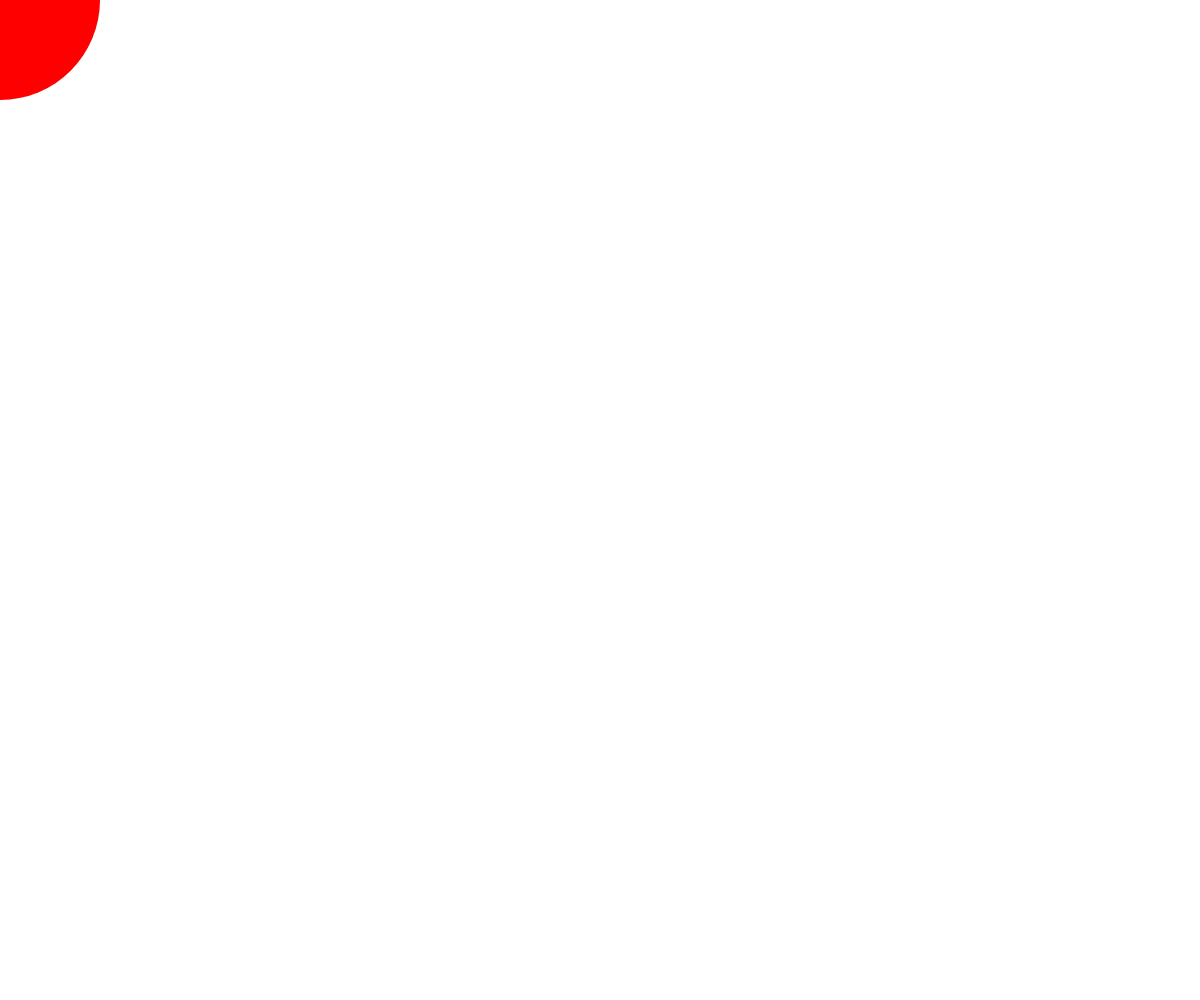
Frame 1 (no input)
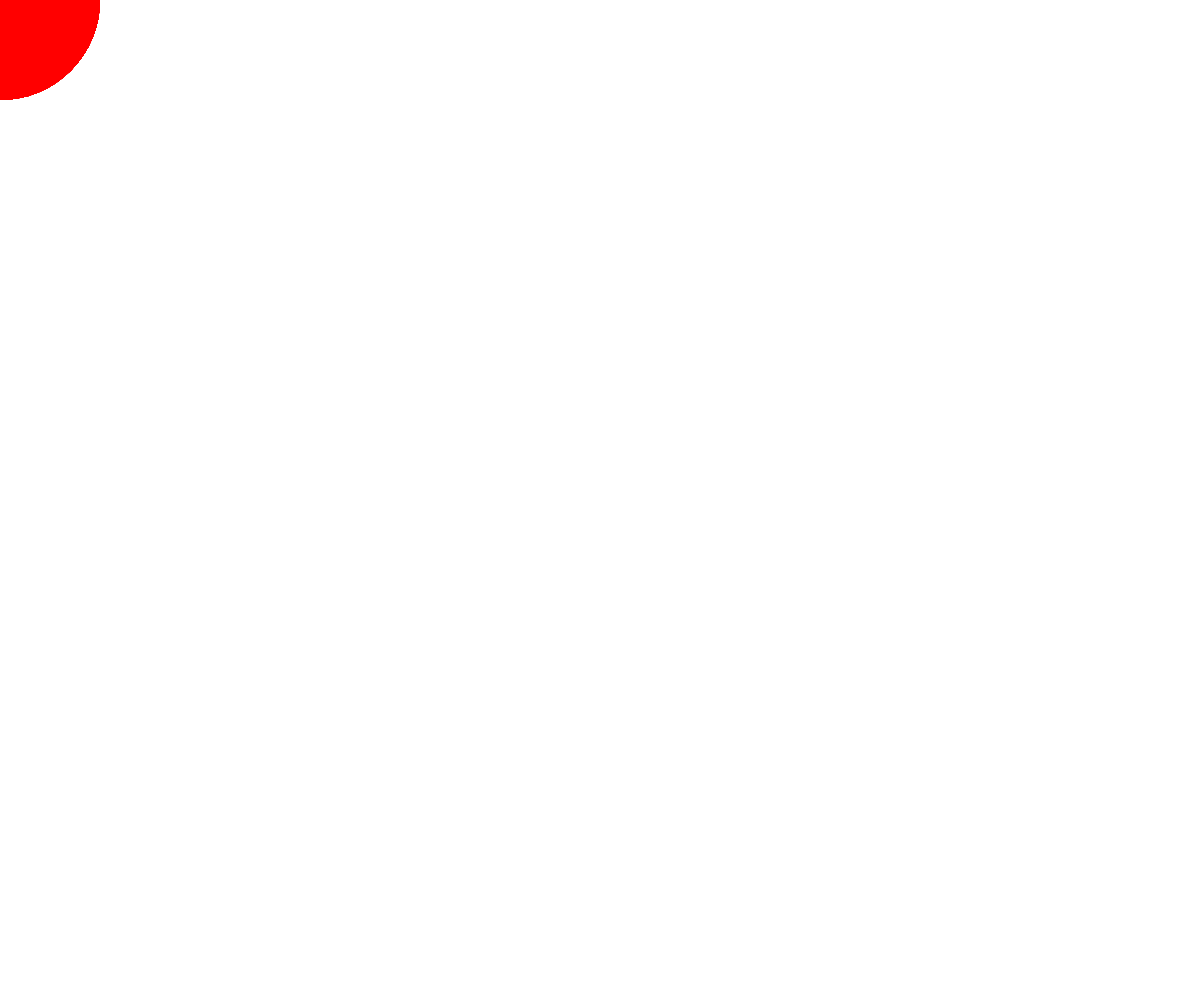
Frame 60 (no input)
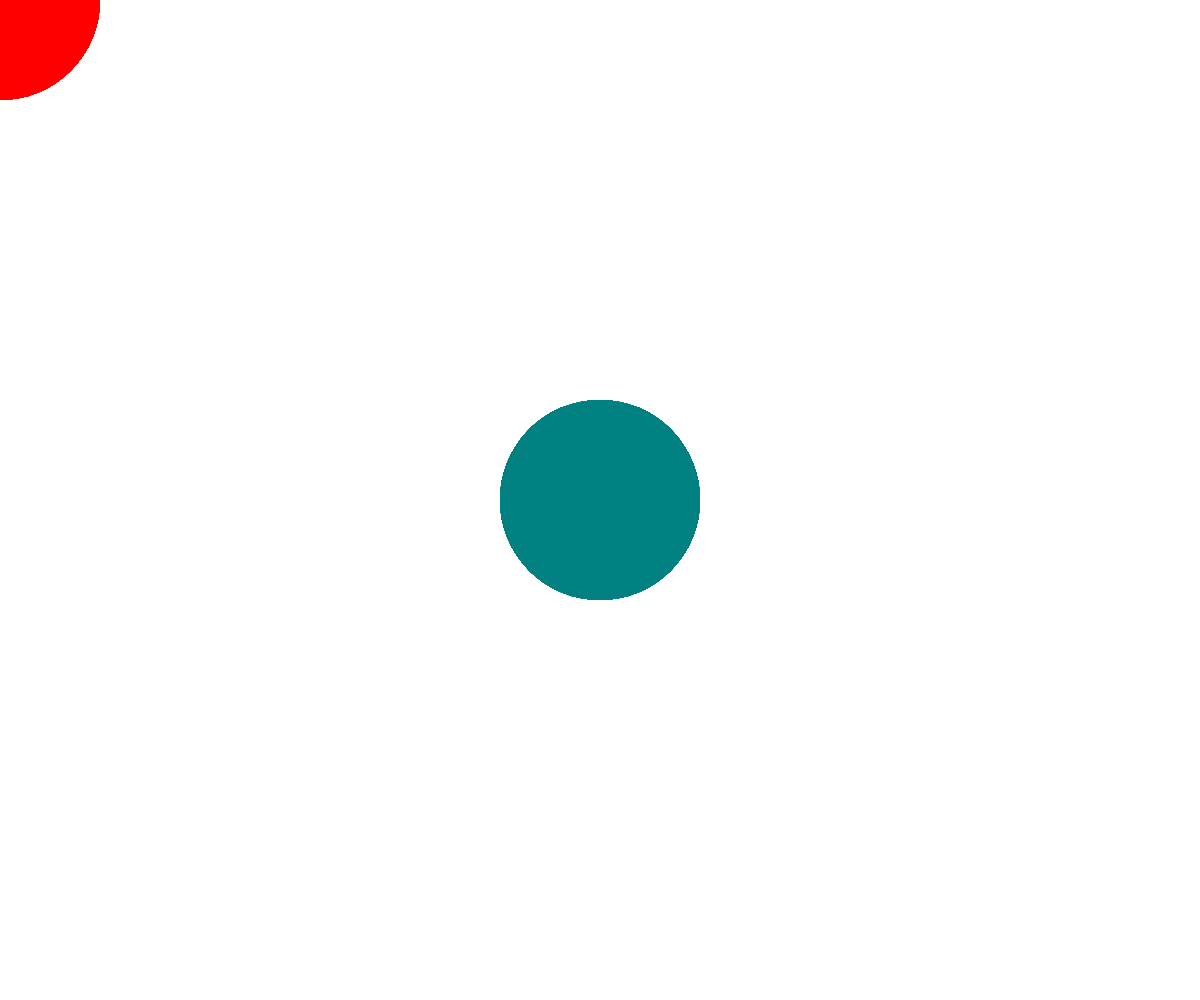
Frame 120 (the mouse pressed at the canvas centre since frame 60)

The p5.js sketch that drew these frames (run headless with seeded random() and noise() and a simulated clock; from frame 60 on, the mouse is pressed at the canvas centre):

// p5.js sketch
// ── sketch.js
function setup() { 
  // 設定函數，設定初始值的地方
  // 建立依照視窗的高與寬當作畫布的寬高
  createCanvas(windowWidth, windowHeight); // 建立畫布
  // 使用HSB顏色模式
  colorMode(HSB, 360, 100, 100);
  // 設定背景顏色為白色
  background(255);
}

function draw() { 
  // 畫圖函數，畫圖的地方
  // 根據滑鼠的 X 座標動態調整色相，範圍從 0 到 360
  let hue = map(mouseX, 0, windowWidth, 0, 360);

  // 根據滑鼠的 Y 座標動態調整亮度，範圍從 0 到 100
  let brightness = map(mouseY, 0, windowHeight, 100, 0);

  // 設定圓的顏色
  fill(hue, 100, brightness);
  noStroke();

  // 繪製圓形，寬高為 200px
  ellipse(mouseX, mouseY, 200, 200);
}
